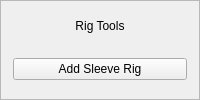
         <widget class="QFrame" name="rigTools_frame">
          <property name="enabled">
           <bool>true</bool>
          </property>
          <property name="minimumSize">
           <size>
            <width>0</width>
            <height>0</height>
           </size>
          </property>
          <property name="frameShape">
           <enum>QFrame::StyledPanel</enum>
          </property>
          <property name="frameShadow">
           <enum>QFrame::Plain</enum>
          </property>
          <layout class="QVBoxLayout" name="verticalLayout_99">
           <property name="spacing">
            <number>4</number>
           </property>
           <property name="leftMargin">
            <number>2</number>
           </property>
           <property name="topMargin">
            <number>2</number>
           </property>
           <property name="rightMargin">
            <number>2</number>
           </property>
           <property name="bottomMargin">
            <number>2</number>
           </property>
           <item>
            <widget class="QLabel" name="rigTools_label">
             <property name="enabled">
              <bool>true</bool>
             </property>
             <property name="text">
              <string>Rig Tools</string>
             </property>
             <property name="alignment">
              <set>Qt::AlignCenter</set>
             </property>
             <property name="margin">
              <number>2</number>
             </property>
            </widget>
           </item>
           <item>
            <widget class="QFrame" name="rigTools_groupFrame">
             <property name="frameShape">
              <enum>QFrame::NoFrame</enum>
             </property>
             <property name="frameShadow">
              <enum>QFrame::Raised</enum>
             </property>
             <layout class="QVBoxLayout" name="verticalLayout_100">
              <property name="spacing">
               <number>4</number>
              </property>
              <property name="leftMargin">
               <number>0</number>
              </property>
              <property name="topMargin">
               <number>0</number>
              </property>
              <property name="rightMargin">
               <number>0</number>
              </property>
              <property name="bottomMargin">
               <number>0</number>
              </property>
              <item>
               <layout class="QHBoxLayout" name="horizontalLayout_55">
                <property name="spacing">
                 <number>10</number>
                </property>
                <property name="leftMargin">
                 <number>10</number>
                </property>
                <property name="rightMargin">
                 <number>10</number>
                </property>
                <property name="bottomMargin">
                 <number>10</number>
                </property>
                <item>
                 <widget class="QPushButton" name="addSleeve_btn">
                  <property name="enabled">
                   <bool>true</bool>
                  </property>
                  <property name="text">
                   <string>Add Sleeve Rig</string>
                  </property>
                 </widget>
                </item>
               </layout>
              </item>
             </layout>
            </widget>
           </item>
          </layout>
         </widget>
